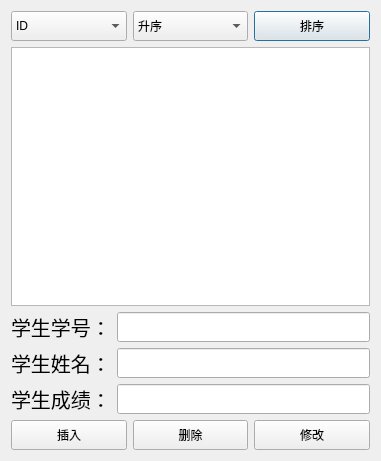
<?xml version="1.0" encoding="UTF-8"?>
<ui version="4.0">
 <class>StudentDialog</class>
 <widget class="QDialog" name="StudentDialog">
  <property name="geometry">
   <rect>
    <x>0</x>
    <y>0</y>
    <width>381</width>
    <height>461</height>
   </rect>
  </property>
  <property name="windowTitle">
   <string>学生成绩管理系统</string>
  </property>
  <layout class="QGridLayout" name="gridLayout_2">
   <item row="0" column="0">
    <layout class="QHBoxLayout" name="horizontalLayout">
     <item>
      <widget class="QComboBox" name="valueComboBox">
       <property name="minimumSize">
        <size>
         <width>0</width>
         <height>30</height>
        </size>
       </property>
       <item>
        <property name="text">
         <string>ID</string>
        </property>
       </item>
       <item>
        <property name="text">
         <string>Score</string>
        </property>
       </item>
      </widget>
     </item>
     <item>
      <widget class="QComboBox" name="condComboBox">
       <property name="minimumSize">
        <size>
         <width>0</width>
         <height>30</height>
        </size>
       </property>
       <item>
        <property name="text">
         <string>升序</string>
        </property>
       </item>
       <item>
        <property name="text">
         <string>降序</string>
        </property>
       </item>
      </widget>
     </item>
     <item>
      <widget class="QPushButton" name="SortButton">
       <property name="minimumSize">
        <size>
         <width>0</width>
         <height>30</height>
        </size>
       </property>
       <property name="text">
        <string>排序</string>
       </property>
      </widget>
     </item>
    </layout>
   </item>
   <item row="1" column="0">
    <widget class="QTableView" name="tableView"/>
   </item>
   <item row="2" column="0">
    <layout class="QGridLayout" name="gridLayout">
     <item row="0" column="0">
      <widget class="QLabel" name="label">
       <property name="font">
        <font>
         <pointsize>15</pointsize>
        </font>
       </property>
       <property name="text">
        <string>学生学号：</string>
       </property>
      </widget>
     </item>
     <item row="0" column="1">
      <widget class="QLineEdit" name="idEdit">
       <property name="minimumSize">
        <size>
         <width>0</width>
         <height>30</height>
        </size>
       </property>
      </widget>
     </item>
     <item row="1" column="0">
      <widget class="QLabel" name="label_2">
       <property name="font">
        <font>
         <pointsize>15</pointsize>
        </font>
       </property>
       <property name="text">
        <string>学生姓名：</string>
       </property>
      </widget>
     </item>
     <item row="1" column="1">
      <widget class="QLineEdit" name="nameEdit">
       <property name="minimumSize">
        <size>
         <width>0</width>
         <height>30</height>
        </size>
       </property>
      </widget>
     </item>
     <item row="2" column="0">
      <widget class="QLabel" name="label_3">
       <property name="font">
        <font>
         <pointsize>15</pointsize>
        </font>
       </property>
       <property name="text">
        <string>学生成绩：</string>
       </property>
      </widget>
     </item>
     <item row="2" column="1">
      <widget class="QLineEdit" name="scoreEdit">
       <property name="minimumSize">
        <size>
         <width>0</width>
         <height>30</height>
        </size>
       </property>
      </widget>
     </item>
    </layout>
   </item>
   <item row="3" column="0">
    <layout class="QHBoxLayout" name="horizontalLayout_2">
     <item>
      <widget class="QPushButton" name="insertButton">
       <property name="minimumSize">
        <size>
         <width>0</width>
         <height>30</height>
        </size>
       </property>
       <property name="text">
        <string>插入</string>
       </property>
      </widget>
     </item>
     <item>
      <widget class="QPushButton" name="deleteButton">
       <property name="minimumSize">
        <size>
         <width>0</width>
         <height>30</height>
        </size>
       </property>
       <property name="text">
        <string>删除</string>
       </property>
      </widget>
     </item>
     <item>
      <widget class="QPushButton" name="updateButton">
       <property name="minimumSize">
        <size>
         <width>0</width>
         <height>30</height>
        </size>
       </property>
       <property name="text">
        <string>修改</string>
       </property>
      </widget>
     </item>
    </layout>
   </item>
  </layout>
 </widget>
 <layoutdefault spacing="6" margin="11"/>
 <resources/>
 <connections/>
</ui>
